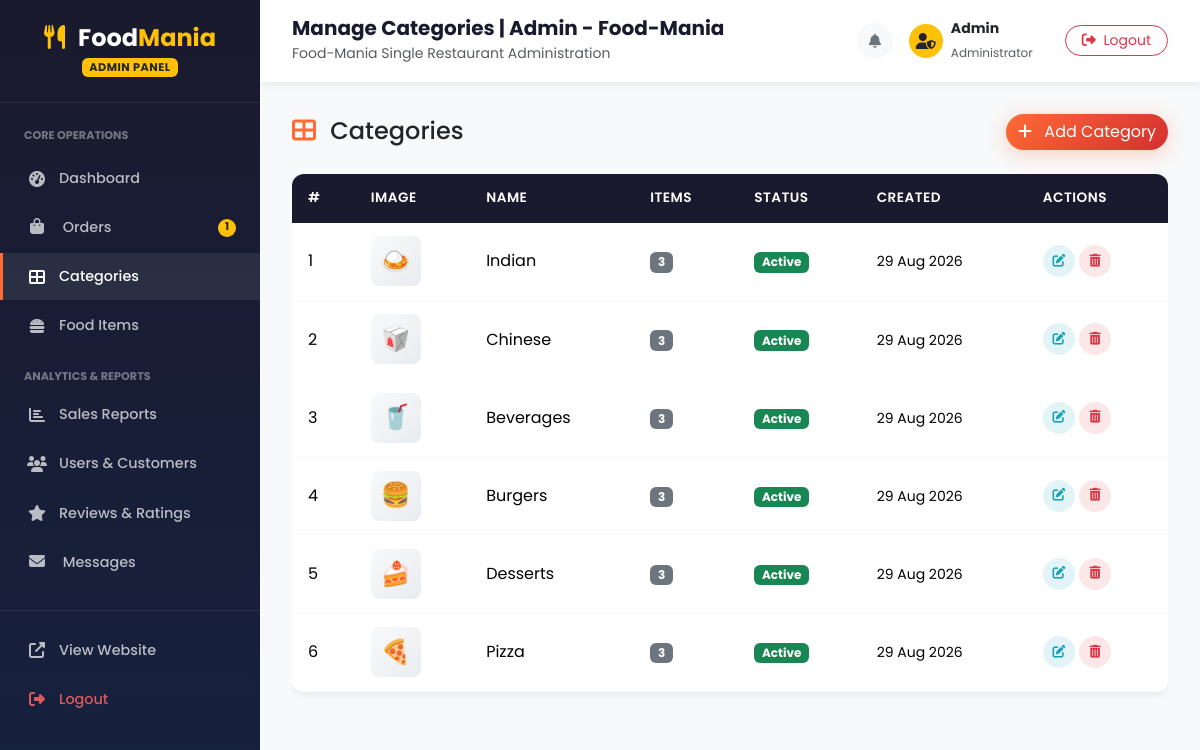
The app's page /admin/categories.php (signed in) with its own data.
### tables this page shows
CREATE TABLE `categories` (
    `id` INT(11) NOT NULL AUTO_INCREMENT,
    `name` VARCHAR(100) NOT NULL,
    `image` VARCHAR(255) DEFAULT NULL,
    `status` ENUM('active', 'inactive') NOT NULL DEFAULT 'active',
    `created_at` TIMESTAMP NOT NULL DEFAULT CURRENT_TIMESTAMP,
    PRIMARY KEY (`id`)
);

### includes/functions.php (called while the page is built, shortened)
<?php
function sanitize(string $data): string {
    return htmlspecialchars(trim($data), ENT_QUOTES, 'UTF-8');
}
function isAdmin(): bool {
    return isset($_SESSION['admin_id']);
}
function formatDate(string $date, string $format = 'd M Y, h:i A'): string {
    return date($format, strtotime($date));
}
function getLoggedInAdmin(PDO $pdo): ?array {
    $stmt = $pdo->prepare("SELECT * FROM admins WHERE id = :id");
    $stmt->execute([':id' => $_SESSION['admin_id']]);
    return $stmt->fetch() ?: null;
}

### admin/categories.php (the view, shortened to what this page needs)
<?php
require_once __DIR__ . '/../config/db.php';
require_once __DIR__ . '/../includes/functions.php';
$pdo = getDBConnection();
$categories = $pdo->query("
    SELECT c.*, COUNT(f.id) AS item_count
    FROM categories c
    LEFT JOIN food_items f ON c.id = f.category_id
    GROUP BY c.id
    ORDER BY c.created_at DESC
")->fetchAll();
$pageTitle = 'Manage Categories';
include __DIR__ . '/includes/admin_header.php';
include __DIR__ . '/includes/admin_sidebar.php';
?>
<div class="d-flex justify-content-between align-items-center mb-4">
    <h4 class="mb-0"><i class="fas fa-th-large text-orange me-2"></i> Categories</h4>
    <button class="btn btn-primary-custom rounded-pill" data-bs-toggle="modal" data-bs-target="#addModal">
        <i class="fas fa-plus me-2"></i> Add Category
    </button>
</div>
<div class="table-responsive">
    <table class="table table-custom">
        <thead>
            <tr>
                <th>#</th>
                <th>Image</th>
                <th>Name</th>
                <th>Items</th>
                <th>Status</th>
                <th>Created</th>
                <th>Actions</th>
            </tr>
        </thead>
        <tbody>
            <?php foreach ($categories as $i => $cat): ?>
                <tr>
                    <td><?php echo $i + 1; ?></td>
                    <td>
                        <div style="width:50px;height:50px;border-radius:8px;background:linear-gradient(135deg,#f8f9fa,#e9ecef);display:flex;align-items:center;justify-content:center;font-size:1.5rem;">
                            <?php
                            $icons = ['Pizza'=>'🍕','Burgers'=>'🍔','Chinese'=>'🥡','Desserts'=>'🍰','Beverages'=>'🥤','Indian'=>'🍛'];
                            echo $icons[$cat['name']] ?? '🍽️';
                            ?>
                        </div>
                    </td>
                    <td class="fw-600"><?php echo sanitize($cat['name']); ?></td>
                    <td><span class="badge bg-secondary"><?php echo $cat['item_count']; ?></span></td>
                    <td>
                        <?php if ($cat['status'] === 'active'): ?>
                            <span class="badge bg-success">Active</span>
                        <?php else: ?>
                            <span class="badge bg-danger">Inactive</span>
                        <?php endif; ?>
                    </td>
                    <td><small><?php echo formatDate($cat['created_at'], 'd M Y'); ?></small></td>
                    <td>
                        <button class="btn btn-action edit" data-bs-toggle="modal" data-bs-target="#editModal"
                                data-id="<?php echo $cat['id']; ?>"
                                data-name="<?php echo sanitize($cat['name']); ?>"
                                data-status="<?php echo $cat['status']; ?>"
                                title="Edit">
                            <i class="fas fa-edit"></i>
                        </button>
                        <a href="?delete=<?php echo $cat['id']; ?>" class="btn btn-action delete"
                           onclick="return confirmDelete('Delete this category? All associated food items will also be deleted.')"
                           title="Delete">
                            <i class="fas fa-trash-alt"></i>
                        </a>
                    </td>
                </tr>
            <?php endforeach; ?>
        </tbody>
    </table>
</div>
        </div>
    </div>
</div>
</body>
</html>

### admin/includes/admin_header.php (shortened to what this page needs)
<?php
$pageTitle = isset($pageTitle) ? $pageTitle . ' | Admin - ' . SITE_NAME : 'Admin - ' . SITE_NAME;
?>
<!DOCTYPE html>
<html lang="en">
<head>
    <link href="https://cdn.jsdelivr.net/npm/bootstrap@5.3.2/dist/css/bootstrap.min.css" rel="stylesheet">
    <link href="https://cdnjs.cloudflare.com/ajax/libs/font-awesome/6.5.1/css/all.min.css" rel="stylesheet">
    <link href="<?php echo SITE_URL; ?>/assets/css/style.css" rel="stylesheet">
</head>
<body>

### admin/includes/admin_sidebar.php (shortened to what this page needs)
<?php
$admin = getLoggedInAdmin($pdo);
$currentPage = basename($_SERVER['PHP_SELF']);
$sidebarPendingOrders = (int)$pdo->query("SELECT COUNT(*) FROM orders WHERE status = 'pending'")->fetchColumn();
?>
<div class="admin-wrapper">
    <aside class="admin-sidebar">
        <div class="sidebar-brand">
            <h4>
                <i class="fas fa-utensils me-2 text-warning"></i>
                Food<span class="text-accent" style="color:#FFC107;">Mania</span>
            </h4>
            <span class="badge bg-warning text-dark mt-1" style="font-size:0.7rem; letter-spacing:0.5px;">ADMIN PANEL</span>
        </div>
        <ul class="sidebar-nav">
            <li class="nav-section-title text-uppercase px-4 py-2" style="font-size:0.7rem; color:rgba(255,255,255,0.4); font-weight:700;">
                Core Operations
            </li>
            <li>
                <a href="<?php echo SITE_URL; ?>/admin/dashboard.php" class="<?php echo $currentPage === 'dashboard.php' ? 'active' : ''; ?>">
                    <i class="fas fa-tachometer-alt"></i> Dashboard
                </a>
            </li>
            <li>
                <a href="<?php echo SITE_URL; ?>/admin/orders.php" class="<?php echo $currentPage === 'orders.php' ? 'active' : ''; ?> d-flex justify-content-between align-items-center">
                    <div><i class="fas fa-shopping-bag"></i> Orders</div>
                    <?php if ($sidebarPendingOrders > 0): ?>
                        <span class="badge bg-warning text-dark rounded-pill"><?php echo $sidebarPendingOrders; ?></span>
                    <?php endif; ?>
                </a>
            </li>
            <li>
                <a href="<?php echo SITE_URL; ?>/admin/categories.php" class="<?php echo $currentPage === 'categories.php' ? 'active' : ''; ?>">
                    <i class="fas fa-th-large"></i> Categories
                </a>
            </li>
            <li>
                <a href="<?php echo SITE_URL; ?>/admin/food_items.php" class="<?php echo $currentPage === 'food_items.php' ? 'active' : ''; ?>">
                    <i class="fas fa-hamburger"></i> Food Items
                </a>
            </li>
            <li class="nav-section-title text-uppercase px-4 pt-3 pb-1" style="font-size:0.7rem; color:rgba(255,255,255,0.4); font-weight:700;">
                Analytics & Reports
            </li>
            <li>
                <a href="<?php echo SITE_URL; ?>/admin/reports.php" class="<?php echo $currentPage === 'reports.php' ? 'active' : ''; ?>">
                    <i class="fas fa-chart-bar"></i> Sales Reports
                </a>
            </li>
            <li>
                <a href="<?php echo SITE_URL; ?>/admin/users.php" class="<?php echo $currentPage === 'users.php' ? 'active' : ''; ?>">
                    <i class="fas fa-users"></i> Users & Customers
                </a>
            </li>
            <li>
                <a href="<?php echo SITE_URL; ?>/admin/reviews.php" class="<?php echo $currentPage === 'reviews.php' ? 'active' : ''; ?>">
                    <i class="fas fa-star"></i> Reviews & Ratings
                </a>
            </li>
            <li>
                <a href="<?php echo SITE_URL; ?>/admin/messages.php" class="<?php echo $currentPage === 'messages.php' ? 'active' : ''; ?> d-flex justify-content-between align-items-center">
                    <div><i class="fas fa-envelope"></i> Messages</div>
                </a>
            </li>
            <li style="margin-top:1.5rem; border-top:1px solid rgba(255,255,255,0.08); padding-top:1rem;">
                <a href="<?php echo SITE_URL; ?>/" target="_blank">
                    <i class="fas fa-external-link-alt"></i> View Website
                </a>
            </li>
            <li>
                <a href="<?php echo SITE_URL; ?>/admin/logout.php" style="color:rgba(255,100,100,0.85);">
                    <i class="fas fa-sign-out-alt"></i> Logout
                </a>
            </li>
        </ul>
    </aside>
    <div class="admin-content">
        <div class="admin-topbar">
            <div class="d-flex align-items-center">
                <div>
                    <h5 class="mb-0 fw-bold"><?php echo $pageTitle ?? 'Dashboard'; ?></h5>
                    <small class="text-muted d-none d-sm-inline">Food-Mania Single Restaurant Administration</small>
                </div>
            </div>
            <div class="d-flex align-items-center gap-3">
                <a href="<?php echo SITE_URL; ?>/admin/messages.php" class="btn btn-light btn-sm position-relative rounded-circle p-2" title="Unread Messages" style="width:36px;height:36px;display:flex;align-items:center;justify-content:center;">
                    <i class="fas fa-bell text-secondary"></i>
                </a>
                <div class="d-flex align-items-center">
                    <div class="rounded-circle bg-warning text-dark fw-bold d-flex align-items-center justify-content-center me-2" style="width:34px;height:34px;">
                        <i class="fas fa-user-shield"></i>
                    </div>
                    <div class="d-none d-md-block text-start me-3">
                        <div class="fw-bold small"><?php echo sanitize($admin['name'] ?? 'Admin'); ?></div>
                        <small class="text-muted" style="font-size:0.75rem;">Administrator</small>
                    </div>
                </div>
                <a href="<?php echo SITE_URL; ?>/admin/logout.php" class="btn btn-sm btn-outline-danger rounded-pill px-3" title="Logout">
                    <i class="fas fa-sign-out-alt me-1"></i> <span class="d-none d-sm-inline">Logout</span>
                </a>
            </div>
        </div>
        <div class="admin-main">

### assets/css/style.css (style rules this page uses)
:root { --primary: #FF6B35; --primary-dark: #E5551F; --primary-light: #FF8C5A; --secondary: #D32F2F; --secondary-dark: #B71C1C; --accent: #FFC107; --accent-dark: #FFA000; --dark: #1A1A2E; --dark-light: #2D2D44; --gray-900: #212529; --gray-700: #495057; --gray-500: #6C757D; --gray-300: #DEE2E6; --gray-100: #F8F9FA; --white: #FFFFFF; --success: #28A745; --info: #17A2B8; --warning: #FFC107; --danger: #DC3545; --shadow-sm: 0 2px 8px rgba(0,0,0,0.08); --shadow-md: 0 4px 16px rgba(0,0,0,0.12); --shadow-lg: 0 8px 32px rgba(0,0,0,0.16); --shadow-glow: 0 4px 20px rgba(255,107,53,0.3); --radius-sm: 8px; --radius-md: 12px; --radius-lg: 20px; --radius-pill: 50px; --transition: all 0.3s cubic-bezier(0.4, 0, 0.2, 1); --transition-fast:all 0.15s ease; }
* { margin: 0; padding: 0; box-sizing: border-box; }
html { scroll-behavior: smooth; }
body { font-family: 'Poppins', -apple-system, BlinkMacSystemFont, 'Segoe UI', sans-serif; color: var(--gray-900); background-color: var(--gray-100); line-height: 1.6; overflow-x: hidden; }
a { text-decoration: none; color: var(--primary); transition: var(--transition); }
.text-accent { color: var(--accent) !important; }
.btn-primary-custom { background: linear-gradient(135deg, var(--primary), var(--secondary)); border: none; color: var(--white); box-shadow: var(--shadow-glow); }
.text-orange { color: var(--primary) !important; }
.table-custom { background: var(--white); border-radius: var(--radius-md); overflow: hidden; box-shadow: var(--shadow-sm); }
.table-custom thead th { background: var(--dark); color: var(--white); font-weight: 600; font-size: 0.85rem; text-transform: uppercase; letter-spacing: 0.5px; border: none; padding: 0.85rem 1rem; }
.table-custom tbody td { padding: 0.85rem 1rem; vertical-align: middle; border-bottom: 1px solid var(--gray-100); }
.admin-wrapper { display: flex; min-height: 100vh; }
.admin-sidebar { width: 260px; background: linear-gradient(180deg, var(--dark) 0%, #16213E 100%); color: var(--white); position: fixed; top: 0; left: 0; bottom: 0; z-index: 1040; overflow-y: auto; transition: var(--transition); }
.admin-sidebar .sidebar-brand { padding: 1.5rem; text-align: center; border-bottom: 1px solid rgba(255,255,255,0.08); }
.admin-sidebar .sidebar-brand h4 { font-weight: 700; margin: 0; }
.sidebar-nav { padding: 1rem 0; list-style: none; margin: 0; }
.sidebar-nav li { margin-bottom: 2px; }
.sidebar-nav a { display: flex; align-items: center; padding: 0.75rem 1.5rem; color: rgba(255,255,255,0.7); font-size: 0.9rem; font-weight: 500; transition: var(--transition); border-left: 3px solid transparent; }
.sidebar-nav a:hover, .sidebar-nav a.active { background: rgba(255,255,255,0.08); color: var(--white); border-left-color: var(--primary); }
.sidebar-nav a i { width: 20px; margin-right: 0.75rem; text-align: center; font-size: 1rem; }
.admin-content { margin-left: 260px; flex: 1; background: var(--gray-100); min-height: 100vh; }
.admin-topbar { background: var(--white); padding: 1rem 2rem; display: flex; align-items: center; justify-content: space-between; box-shadow: var(--shadow-sm); position: sticky; top: 0; z-index: 1030; }
.admin-topbar h5 { font-weight: 600; margin: 0; color: var(--dark); }
.admin-main { padding: 2rem; }
.btn-action { width: 32px; height: 32px; border-radius: 50%; display: inline-flex; align-items: center; justify-content: center; border: none; font-size: 0.8rem; transition: var(--transition); cursor: pointer; }
.btn-action.edit { background: rgba(23,162,184,0.12); color: var(--info); }
.btn-action.delete { background: rgba(220,53,69,0.12); color: var(--danger); }

### records on screen
categories: name "🍛", name "Indian", item_count "3", status "Active", created_at "29 Aug 2026"
categories: name "🥡", name "Chinese", item_count "3", status "Active", created_at "29 Aug 2026"
categories: name "🥤", name "Beverages", item_count "3", status "Active", created_at "29 Aug 2026"
categories: name "🍔", name "Burgers", item_count "3", status "Active", created_at "29 Aug 2026"
categories: name "🍰", name "Desserts", item_count "3", status "Active", created_at "29 Aug 2026"
categories: name "🍕", name "Pizza", item_count "3", status "Active", created_at "29 Aug 2026"

### other values on screen
$sidebarPendingOrders "1"
$pageTitle "Manage Categories | Admin - Food-Mania"
$admin['name'] "Admin"
